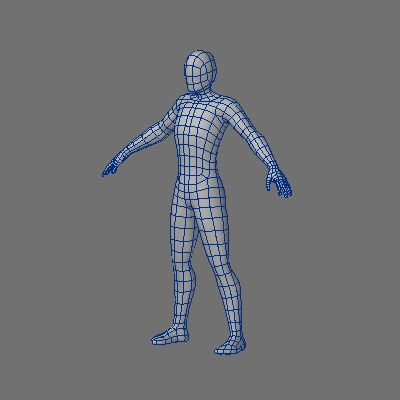
#> input picture malla, diseño preliminar.jpg, 400 x 400 px
$ python compare_reference.py out.png '../malla, diseño preliminar.jpg'
#> lines starting #> are read from the running program, lines starting #| are printed output that depends on the picture
"""Compara las siluetas del modelo con las de la imagen de referencia `esqueleto humano.jpg` (frente, espalda y lado). Python con PIL, sin numpy.

    python scripts\\compare_reference.py [carpeta_de_siluetas] [imagen_de_referencia]

Metrica: ambas siluetas se recortan a su caja, se escalan al mismo alto y se centran en horizontal; se mide el IoU (interseccion sobre union) y el error del
perfil de anchura (media del |ancho_modelo - ancho_referencia| / alto en 50 filas). Escribe `<carpeta>/report.json` y una imagen lado a lado.
La imagen de referencia es una ilustracion de stock con marca de agua: se usa solo como referencia privada de modelado y NO se versiona (ver .gitignore)."""
import json
import sys
from pathlib import Path

from PIL import Image

ROOT = Path(__file__).resolve().parents[1]
OUT = Path(sys.argv[1]) if len(sys.argv) > 1 else ROOT / "output" / "reference_compare"
REF = Path(sys.argv[2]) if len(sys.argv) > 2 else ROOT / "esqueleto humano.jpg"
VIEWS = ("front", "back", "side")
NORM_H = 600  # alto de comparacion en pixeles


def reference_masks(path: Path, return_boxes: bool = False):
    """Separa las tres figuras de la imagen (fondo blanco con marca de agua clara) y devuelve una mascara L (255 = hueso) por vista."""
#> called with return_boxes = False
    im = Image.open(path).convert("L")
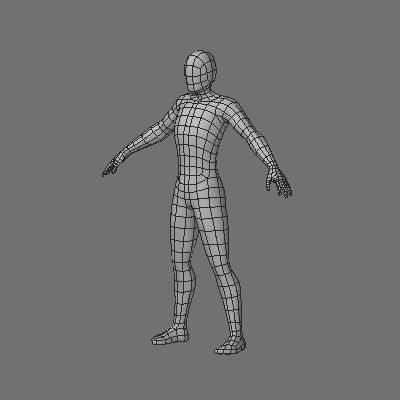
#> im: PIL image 400x400 L; min 15, max 214, mean 113.3
    w, h = im.size
#> w = 400; h = 400
    px = im.load()
    cols = [sum(1 for y in range(h) if px[x, y] < 205) for x in range(w)]
#> cols = 400 values, max 400 at index 0, min 399 at index 189, mean 400
    segs, start = [], None
    for x in range(w + 1):
        on = x < w and cols[x] > 3
        if on and start is None:
            start = x
        if not on and start is not None:
            if x - start > 40:
                segs.append((start, x))
            start = None
#> this loop made 401 passes
#> on on passes 1 to 12: True, True, True, True, True, True, True, True, True, True, True, True
#> after the loop, segs = [(0, 400)]
    merged = []
    for a, b in segs:
        if merged and a - merged[-1][1] < 25:
            merged[-1] = (merged[-1][0], b)
        else:
            merged.append((a, b))
#> this loop made 1 pass
#> after the loop, merged = [(0, 400)]
    if len(merged) != 3:
#> (the run stopped early here; a loop or call above may not have finished)
